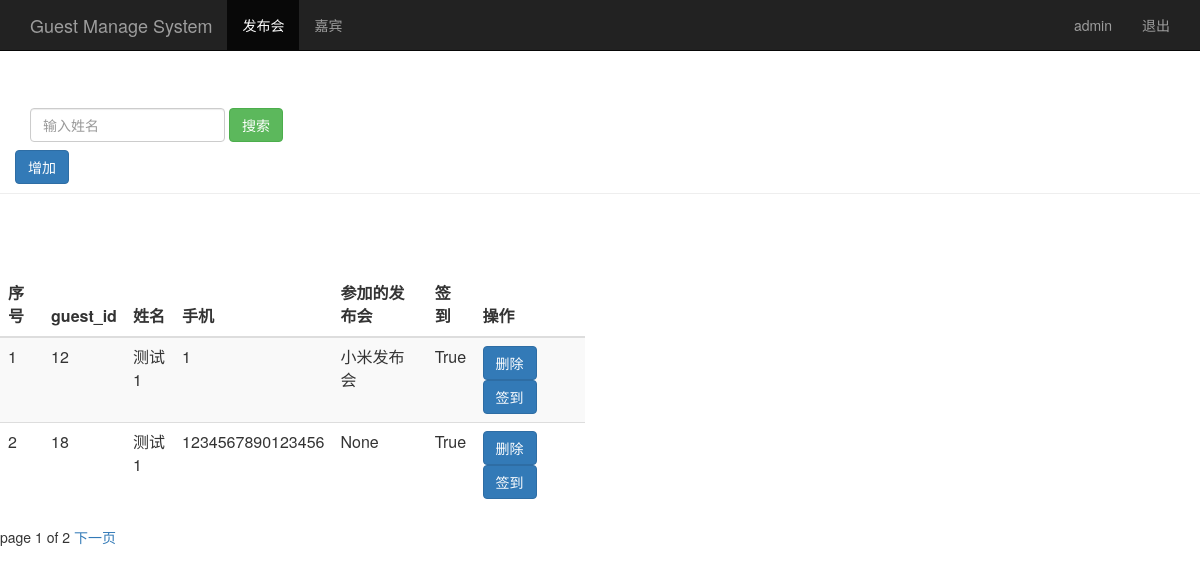
The page /guest_manage/ (signed in) on the database its author committed.
### sign/models.py (models this page shows, shortened)
class Guest(models.Model):
    event = models.ForeignKey(Event,on_delete=models.SET_NULL,null=True,blank=True)
    realname = models.CharField(max_length=64)
    phone = models.CharField(max_length=16)
    sign = models.BooleanField()
    creat_time = models.DateTimeField(auto_now=True)
    class Meta:
        unique_together = ("event","phone")

class Event(models.Model):
    name = models.CharField(max_length=100)
    limit = models.IntegerField()
    status = models.BooleanField()
    address = models.CharField(max_length=200)
    start_time = models.DateTimeField()
    creat_time = models.DateTimeField(auto_now=True)
    def __str__(self):
        return self.name

### sign/views.py (the view)
# urls.py: url(r'^guest_manage/$',views.guest_manage),
@login_required
def guest_manage(request):
    guest_list = Guest.objects.all().order_by('creat_time')
    username = request.session.get('user','')
    paginator = Paginator(guest_list,2)
    page = request.GET.get('page')
    try:
        contacts = paginator.page(page)
    except PageNotAnInteger:
        contacts = paginator.page(1)
    except EmptyPage:
        contacts = paginator.page(paginator.num_pages)
    return render(request,'guest_manage.html',{'user':username,'guest_list':contacts})

### sign/templates/guest_manage.html (shortened to what this page needs)
<html lang="zh-CN">
    <head>
        {% load bootstrap3 %}
        {% bootstrap_css %}
    </head>
    <body role="document">
            <nav class="navbar navbar-inverse navbar-fixed-top">
                <div class="container">
                    <div class="navbar-header">
                        <a class="navbar-brand" href="/event_manage/">Guest Manage System</a>
                    </div>
                    <div id="navbar" class="collapse navbar-collapse">
                        <ul class="nav navbar-nav">
                            <li class="active"><a href="/event_manage/">发布会</a></li>
                            <li><a href="/guest_manage/">嘉宾</a></li>
                        </ul>
                        <ul class="nav navbar-nav navbar-right">
                            <li><a href="#">{{user}}</a></li>
                            <li><a href="/logout/">退出</a></li>
                        </ul>
                    </div>
                </div>
            </nav>
            <div style="padding-top:60px;" class="page-header">
                <div id="navbar" class="navbar-collapse collapse">
                    <form class="navbar-form" method="get" action="/search_realname/">
                        <div class="form-group">
                                <input name="name" type="text" placeholder="输入姓名" class="form-control">
                        </div>
                        <button type="submit" class="btn btn-success">搜索</button>
                    </form>
                    <a href="/add_guest/"  target="/add_guest/_blank"><button class="btn btn-primary">增加</button></a>
                </div>
            </div>
            <div class="row" style="padding-top: 60px;">
                <div class="col-md-6">
                    <table class="table table-striped">
                        <thead>
                            <tr>
                                <th>序号</th><th>guest_id</th><th>姓名</th><th>手机</th><th>参加的发布会</th><th>签到</th><th>操作</th>
                            </tr>
                        </thead>
                        <tbody>
                            {% for guest in guest_list %}
                              <tr>
                                  <td>{{ forloop.counter }}</td>
                                  <td>{{ guest.id }}</td>
                                  <td>{{ guest.realname }}</td>
                                  <td>{{ guest.phone }}</td>
                                  <td>{{ guest.event }}</td>
                                  <td>{{ guest.sign }}</td>
                                  <td>
                                    <a href="/del_guest/?guest_id={{ guest.id }}"><button class="btn btn-primary">删除</button></a>
                                    <a href="/change_sign/?guest_id={{ guest.id }}"><button class="btn btn-primary" >签到</button></a>
                                  </td>
                                  {% empty %}
                                  <td>暂无人员</td>
                              </tr>
                            {% endfor %}
                        </tbody>
                    </table>
                </div>
            </div>
            <div class="paginator">
                <span class="step-links">
                    <span class="current">
                        page {{ guest_list.number }} of {{ guest_list.paginator.num_pages }}
                    </span>
                    {% if guest_list.has_next %}
                      <a href="?page={{ guest_list.next_page_number }}">下一页</a>
                    {% endif %}
                </span>
            </div>
        </body>
</html>

### rows shown on the page
Guest: id "12", realname "测试1", phone "1", event "小米发布会", sign "True"
Guest: id "18", realname "测试1", phone "1234567890123456", event "None", sign "True"

### other values the page prints
{{ user }} "admin"
{{ guest_list.number }} "1"
{{ guest_list.paginator.num_pages }} "2"
